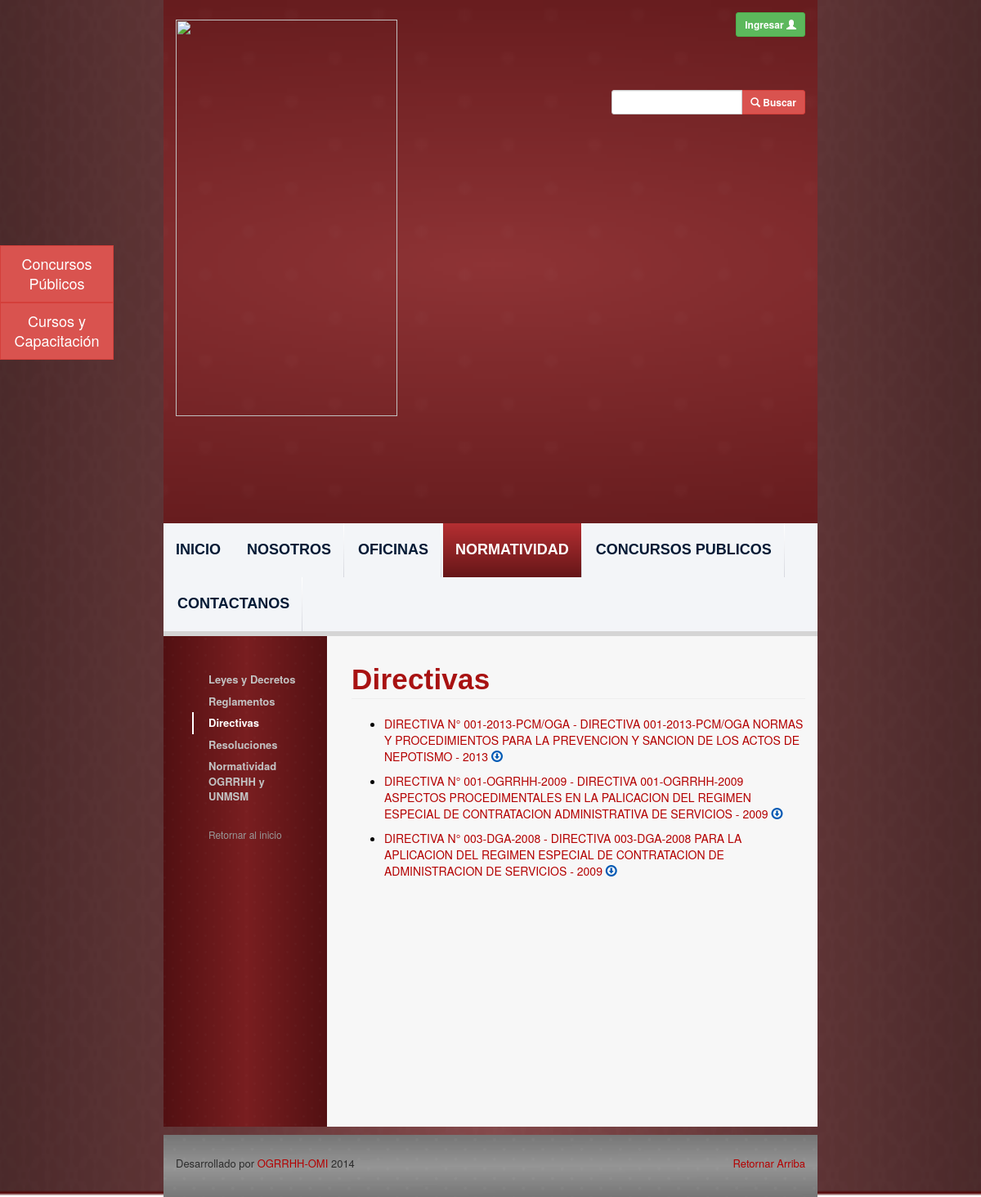
/legislation-directives.php, run on the app's committed database.
### tables this page shows
CREATE TABLE `legislations` (
  `id` int(11) NOT NULL AUTO_INCREMENT,
  `name` varchar(500) NOT NULL,
  `number` varchar(45) NOT NULL,
  `description` varchar(500) DEFAULT NULL,
  `publication_date` date NOT NULL,
  `file_path` varchar(500) NOT NULL,
  `user_id` int(11) NOT NULL,
  `legislation_type_id` int(11) NOT NULL,
  `office_id` int(11) NOT NULL,
  `update_date` date NOT NULL,
  PRIMARY KEY (`id`)
);

CREATE TABLE `legislation_types` (
  `id` int(11) NOT NULL AUTO_INCREMENT,
  `name` varchar(100) NOT NULL,
  PRIMARY KEY (`id`)
);

### php_files/ConnectionManager.php (called while the page is built, shortened)
<?php
class ConnectionManager{
	public $hostName = "localhost";
	public $userName = "root";
	public $password = "root";
	public $database = "ogrrhhwebsitedb";
	public $connection;
	public function createConnection(){
		$this->connection =  mysql_connect ( $this->hostName, $this->userName, $this->password );
	}
	public function selectDatabase(){
		return mysql_select_db ($this->database, $this->connection );
	}
	public function doQuery($query){
		$result = mysql_query ( $query, $this->connection );
		return $result;
	}
	public function closeConnection(){
		return mysql_close ($this->connection);
	}
}
?>

### php_files/LegislationDAO.php (called while the page is built, shortened)
<?php
include 'ConnectionManager.php';
class LegislationDAO {
	public function selectByLegislationType($legislationTypeId) {
		$query = 	"SELECT l.*, YEAR(l.publication_date) AS publication_year, lt.name as legislation_type_name
					FROM legislations l
					INNER JOIN legislation_types lt on l.legislation_type_id = lt.id
					WHERE legislation_type_id = " . $legislationTypeId . "  and upper(trim(l.name)) != upper(trim('constitucion politica del peru'))  ORDER BY l.publication_date DESC;";
		$connectionManager = new ConnectionManager ();
		$result = $connectionManager->doQuery ( $query );
		return $result;
	}
}
?>

### legislation-directives.php (the view, shortened to what this page needs)
<?php
include 'php_files/LegislationDAO.php';
$legislationTypeId = 4;
$legislationDAO = new LegislationDAO ();
$queryResult = $legislationDAO->selectByLegislationType ( $legislationTypeId );
?>
<html lang="es_PE">
<?php include('webframes/resources.php');?>
<body class="body-style">
	<div class="container-fluid">
		<div class="row background-image-style">
			<div class="col-md-8">
			<?php include('webframes/header.php');?>
			<div id="content-div" class="row">
				<?php include('webframes/left-navbar.php');?>
					<div class="col-md-9 text-content-style">
						<h1 id="universitary-legislation"
							class="font-style-medium-title-dark page-header ">Directivas</h1>
						<ul>
							<?php
							while ( $row = mysql_fetch_assoc ( $queryResult ) ) {
								print ("<li class='download-link'><a class='upper-case-link' href='view-legislation.php?id=".$row ['id']."'>"
								. $row ['legislation_type_name'] . " N° " . $row ['number'] . " - ". $row ['name'] . " - " . $row ['publication_year'] . "</a>
								<div class='download-link-message' data-toggle='tooltip' title='' data-original-title='Descargar'>
								<a class='blue-link-style ' href='" . Constants::ogrrhhFTPUrl . $row ['file_path'] . "' target='_blank'>
								<span class='glyphicon glyphicon-download'></span></a></div></li>") ;
							}
							?>
						</ul>
					</div>
				</div>
			<?php include('webframes/footer.php');?>
		</div>
		</div>
	</div>
</body>
</html>

### resources/css/carousel.css (style rules this page uses)
body { padding-bottom: 40px; color: #5a5a5a; }

### resources/css/ogrrhh-website.css (style rules this page uses)
.body-style { padding-bottom: 0px; color: black; }
.background-image-style { background: url('../pages-styles/website-background.fw.png') no-repeat; -webkit-background-size: cover; -moz-background-size: cover; -o-background-size: cover; background-size: 100% 100%; }
.font-style-medium-title-dark { font-family: "Lucida Grande", "Lucida Sans Unicode", "Lucida Sans", Geneva, Verdana, sans-serif; color: #A81212; font-size: 35; padding: 5; font-weight: bold; letter-spacing: 0.2px; line-height: 36pX; padding-left: 0px; }
.blue-link-style { color: #0059B4; text-decoration: none; }
.download-link-message { display: inline; }
.text-content-style { background-color: #F7F7F7; padding-left: 30px; padding-top: 15px; min-height: 600px; }
.upper-case-link { text-transform: uppercase; }
.download-link { padding-bottom: 10px; }

### data on the page
legislations: legislation_type.name "DIRECTIVA", number "001-2013-PCM/OGA", name "DIRECTIVA 001-2013-PCM/OGA NORMAS Y PROCEDIMIENTOS PARA LA PREVENCION Y SANCION DE LOS ACTOS DE NEPOTISMO", publication_year "2013"
legislations: legislation_type.name "DIRECTIVA", number "001-OGRRHH-2009", name "DIRECTIVA 001-OGRRHH-2009 ASPECTOS PROCEDIMENTALES EN LA PALICACION DEL REGIMEN ESPECIAL DE CONTRATACION ADMINISTRATIVA DE SERVICIOS", publication_year "2009"
legislations: legislation_type.name "DIRECTIVA", number "003-DGA-2008", name "DIRECTIVA 003-DGA-2008 PARA LA APLICACION DEL REGIMEN ESPECIAL DE CONTRATACION DE ADMINISTRACION DE SERVICIOS", publication_year "2009"
